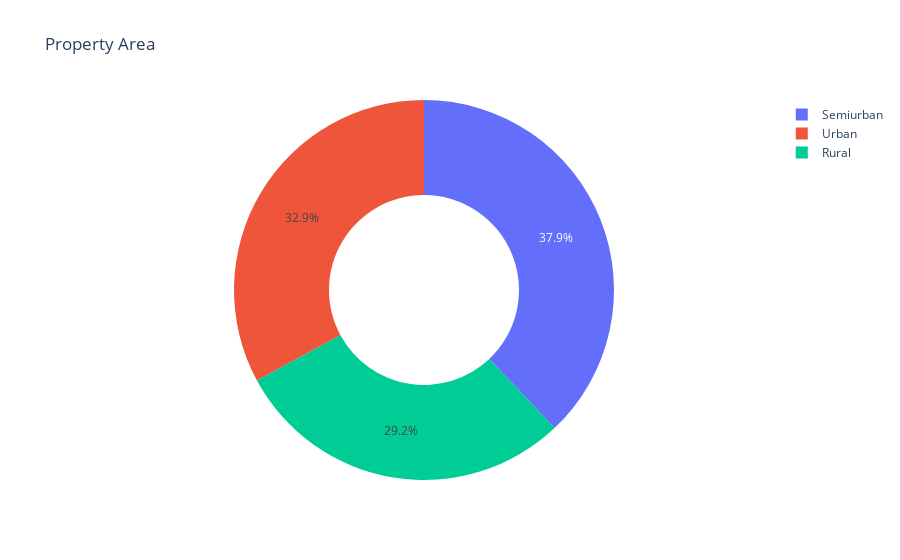

Write notebook code for a chart like this one.
### Code cell
Area=train_data.Property_Area.value_counts()
fig2=px.pie(labels=Area.index,values=Area.values,names=Area.index,hole=0.5,title="Property Area")
fig2.show()

### Figure 1 — Plotly figure (JSON) as saved in the notebook; plotly's stock layout.template omitted (floating-point values rounded to 4 significant figures)
{"data": [{"domain": {"x": [0, 1], "y": [0, 1]}, "hole": 0.5, "hovertemplate": "label=%{label}<br>value=%{value}<extra></extra>", "labels": ["Semiurban", "Urban", "Rural"], "legendgroup": "", "name": "", "showlegend": true, "type": "pie", "values": [233, 202, 179]}], "layout": {"legend": {"tracegroupgap": 0}, "title": {"text": "Property Area"}}}
